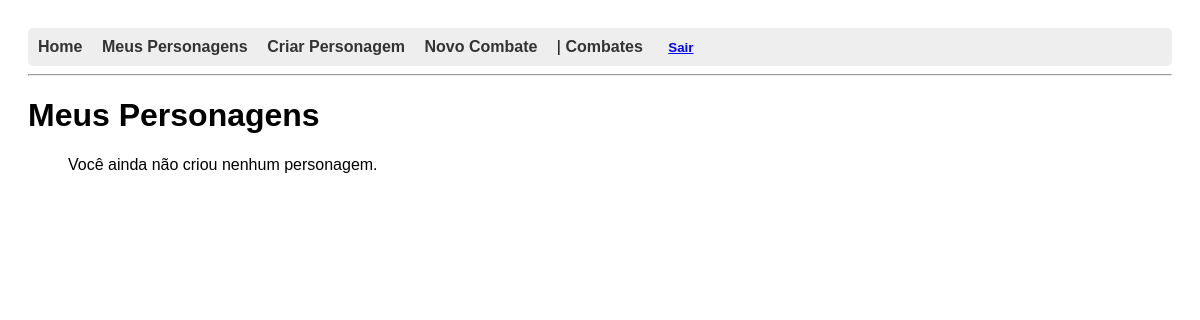
The app's page /personagens/meus/ (signed in), older data.
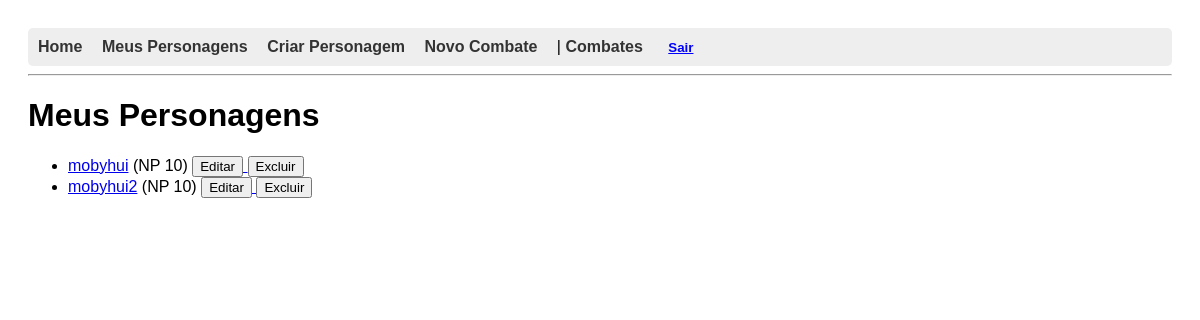
The same page, newer data.
### personagens/models.py (models this page shows, shortened)
class Personagem(models.Model):
    nome = models.CharField(max_length=100)
    usuario = models.ForeignKey(User, on_delete=models.CASCADE)
    nivel_poder = models.IntegerField(default=10)
    forca = models.IntegerField(default=0)
    vigor = models.IntegerField(default=0)
    destreza = models.IntegerField(default=0)
    agilidade = models.IntegerField(default=0)
    luta = models.IntegerField(default=0)
    inteligencia = models.IntegerField(default=0)
    prontidao = models.IntegerField(default=0)
    presenca = models.IntegerField(default=0)
    aparar = models.IntegerField(default=0)
    esquivar = models.IntegerField(default=0)
    fortitude = models.IntegerField(default=0)
    vontade = models.IntegerField(default=0)
    resistencia = models.IntegerField(default=0)
    penalidade_resistencia = models.IntegerField(default=0, blank=True)
    condicao = models.CharField(max_length=30, blank=True, default="")
    acrobacias = models.IntegerField(default=0)
    atletismo = models.IntegerField(default=0)
    combate_distancia = models.IntegerField(default=0)
    combate_corpo = models.IntegerField(default=0)
    enganacao = models.IntegerField(default=0)
    especialidade = models.IntegerField(default=0)
    furtividade = models.IntegerField(default=0)
    intimidacao = models.IntegerField(default=0)
    intuicao = models.IntegerField(default=0)
    investigacao = models.IntegerField(default=0)
    percepcao = models.IntegerField(default=0)
    persuasao = models.IntegerField(default=0)
    prestidigitacao = models.IntegerField(default=0)
    tecnologia = models.IntegerField(default=0)
    tratamento = models.IntegerField(default=0)
    veiculos = models.IntegerField(default=0)
    historia = models.IntegerField(default=0)
    sobrevivencia = models.IntegerField(default=0)

### personagens/views.py (the view)
# urls.py: path('meus/', listar_personagens, name='listar_personagens'),
@login_required
def listar_personagens(request):
    personagens = Personagem.objects.filter(usuario=request.user)
    return render(request, 'personagens/listar_personagens.html', {'personagens': personagens})

### personagens/templates/personagens/listar_personagens.html (shortened to what this page needs)
{% extends 'base.html' %}
{% block content %}
{% load filtros %}
<h1>Meus Personagens</h1>
<ul>
  {% for personagem in personagens %}
    <li>
      <a href="{% url 'ficha_personagem' personagem.id %}">{{ personagem.nome }}</a>
      (NP {{ personagem.nivel_poder|default:"?" }})
      <a href="{% url 'editar_personagem' personagem.id %}">
        <button type="button">Editar</button>
      </a>
      <form action="{% url 'excluir_personagem' personagem.id %}" method="post" style="display:inline;">
        <button type="submit" onclick="return confirm('Tem certeza que deseja excluir este personagem?')">Excluir</button>
      </form>
    </li>
  {% empty %}
    <p>Você ainda não criou nenhum personagem.</p>
  {% endfor %}
</ul>
{% endblock %}

### templates/base.html (shortened to what this page needs)
<!DOCTYPE html>
<html lang="pt-br">
<head>
</head>
<body>
  <nav>
    <a href="/">Home</a>
    {% if user.is_authenticated %}
      <a href="{% url 'listar_personagens' %}">Meus Personagens</a>
      <a href="{% url 'criar_personagem' %}">Criar Personagem</a>
      <a href="{% url 'criar_combate' %}">Novo Combate</a>
|     <a href="{% url 'listar_combates' %}">Combates</a>
      <form action="{% url 'logout' %}" method="post">
        <button type="submit">Sair</button>
      </form>
    {% else %}
      <a href="{% url 'login' %}">Login</a>
      <a href="{% url 'cadastrar_usuario' %}">Cadastro</a>
    {% endif %}
  </nav>
  <hr>
  {% block content %}{% endblock %}
</body>
</html>

### templates/base.html (style rules this page uses)
body { font-family: Arial, sans-serif; padding: 20px; }
nav { background-color: #eee; padding: 10px; border-radius: 5px; }
nav a { margin-right: 15px; text-decoration: none; color: #333; font-weight: bold; }
nav form { display: inline; }
nav button { background: none; border: none; color: blue; cursor: pointer; font-weight: bold; text-decoration: underline; }

Row changes from the older to the newer data that the page shows:
added Personagem: nome "mobyhui", nivel_poder "10"
added Personagem: nome "mobyhui2", nivel_poder "10"
Text that changed along with them:
text no longer shown: "Você ainda não criou nenhum personagem."
